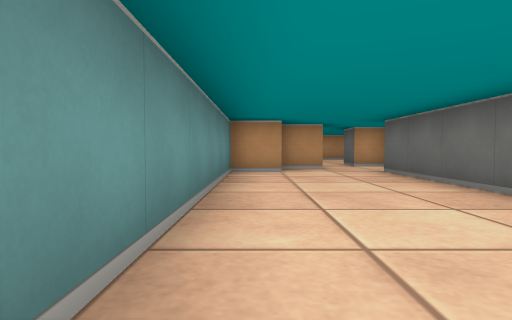
View 1 (above)

24 first-person views from a walk through a cub3D maze. The camera is about half as high as the walls, tilts 2° down and sees 75° across. The floor is counted in squares. Each view is taken from the middle of a square. On the plan, view 1 faces up. The plan holds only what a view shows up to about 9 squares ahead; the rest is blank.

View 2
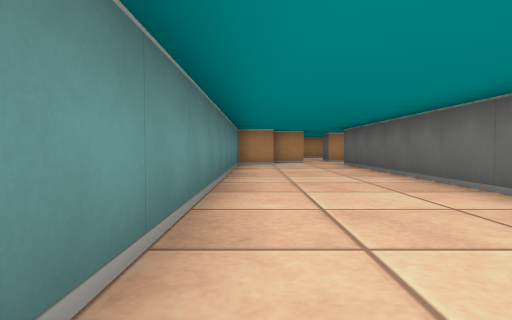

View 3
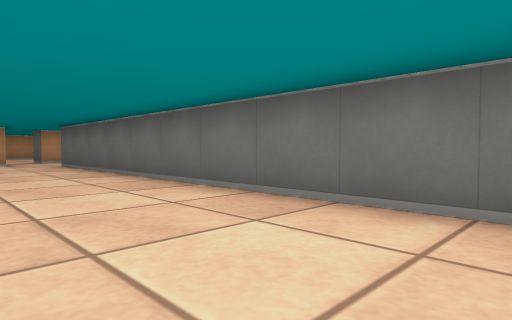

View 4
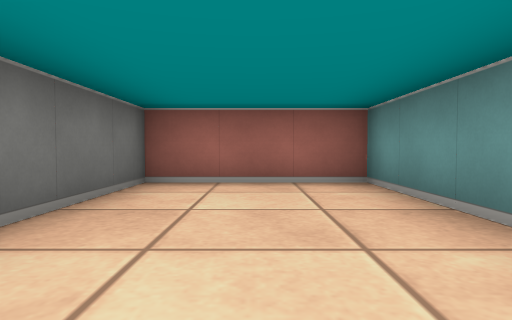

View 5
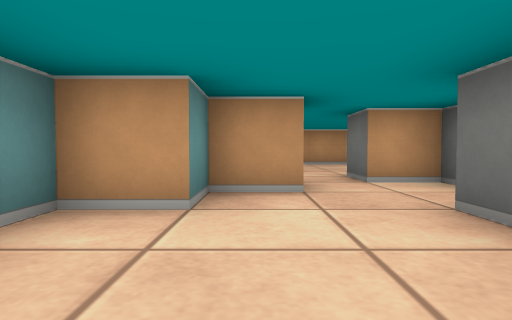

View 6
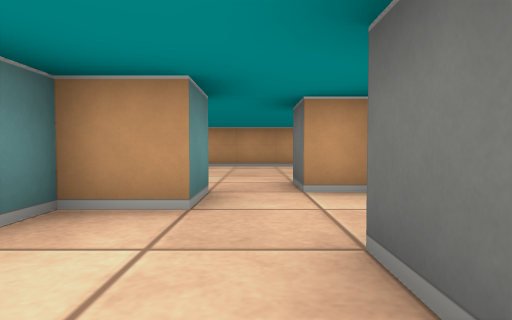

View 7
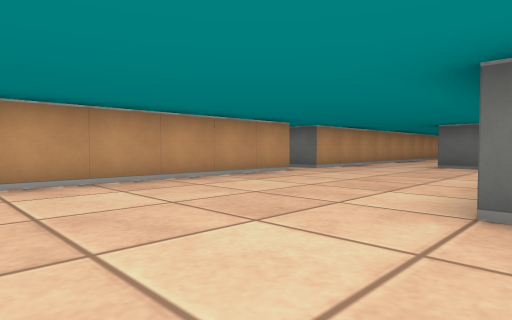

View 8
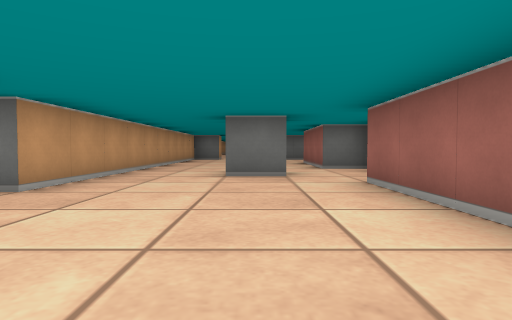

View 9
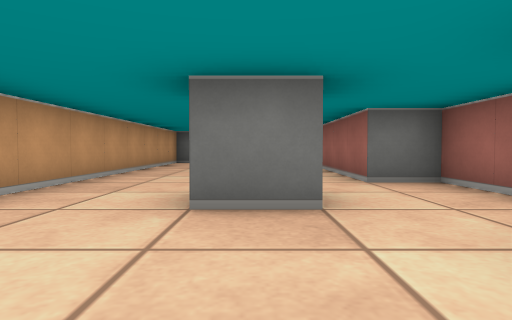

View 10
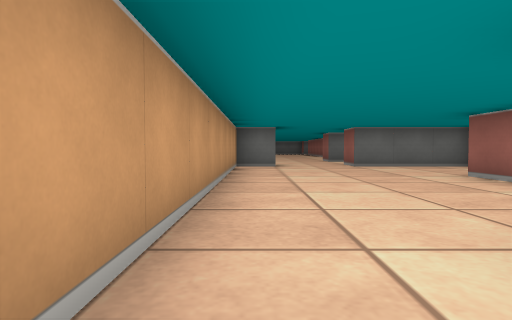

View 11
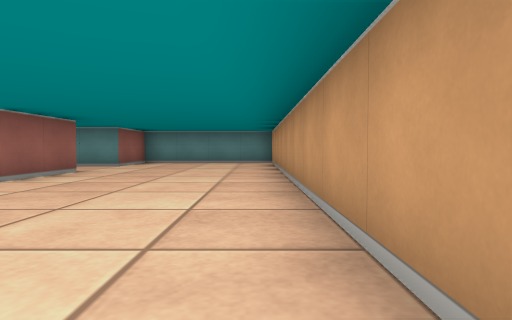

View 12
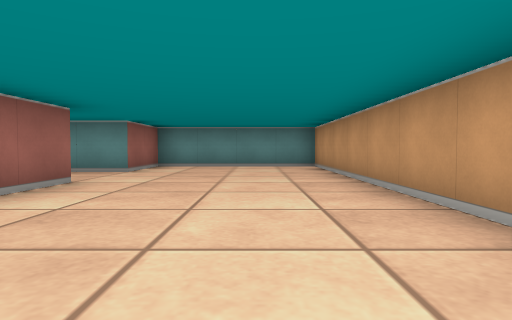

View 13
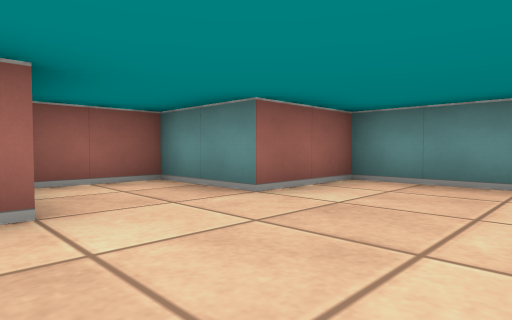

View 14
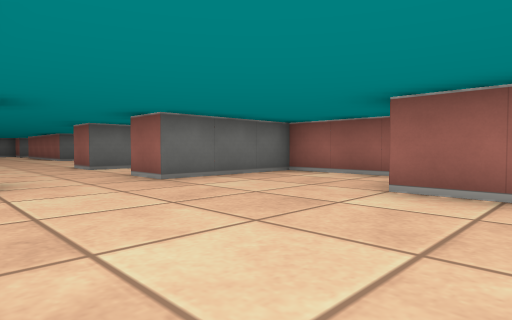

View 15
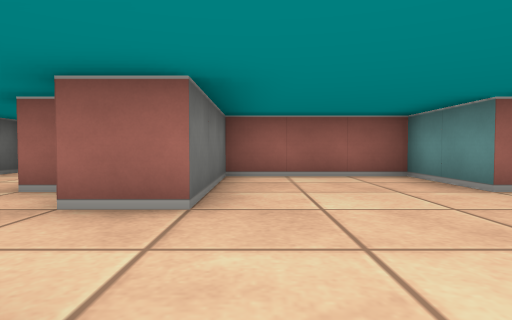

View 16
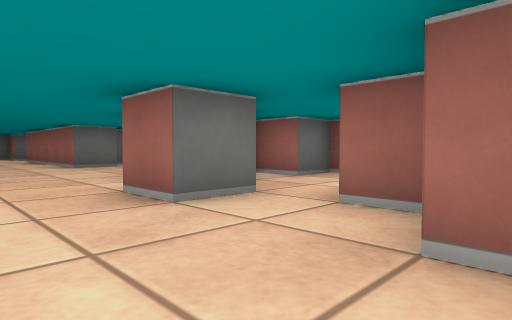

View 17
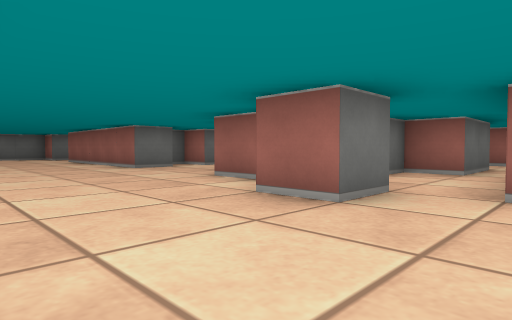

View 18
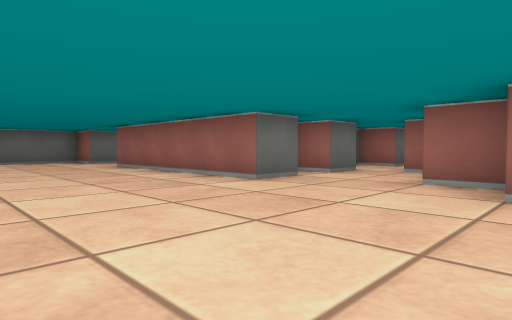

View 19
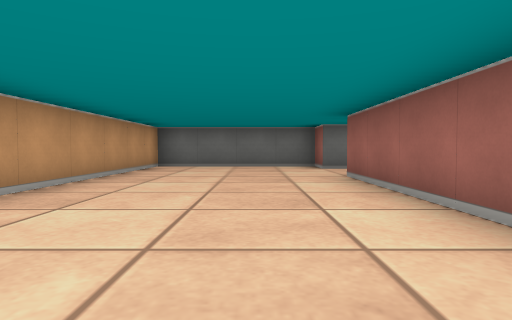

View 20
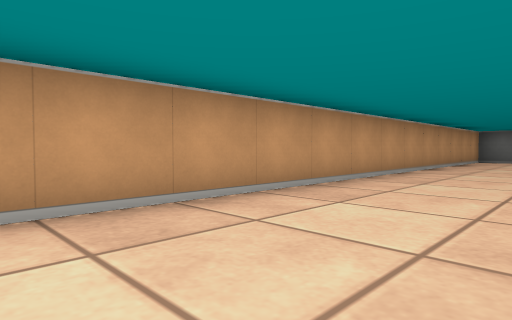

View 21
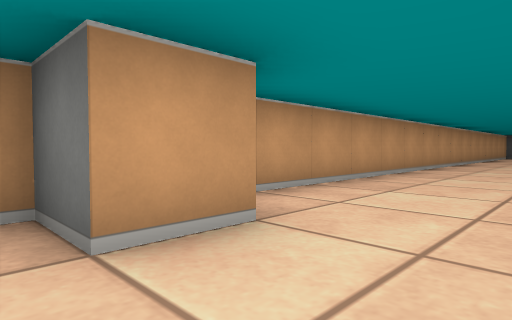

View 22
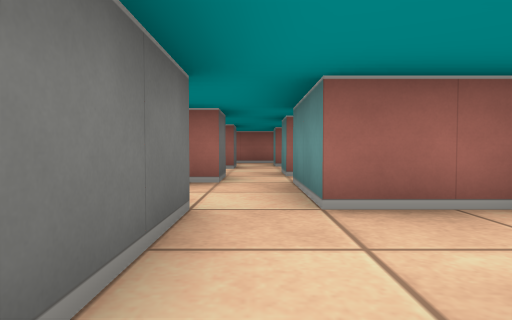

View 23
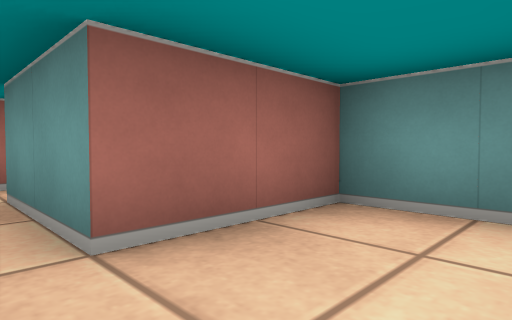

View 24
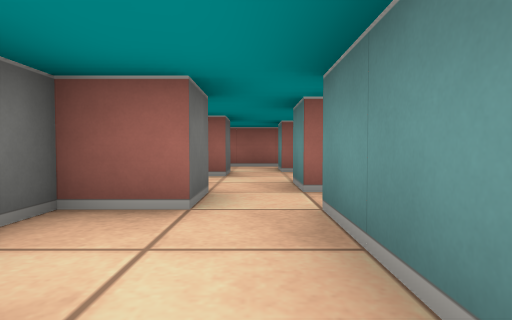

### Floor plan
Points are (right, up) in squares from view 1. A wall is a line through its corners. A room is listed if a view was taken in it or the views show most of it. See-through windows are left out.
Room 1 (views 1, 2, 3, 4, 5, 6)
walls: (1.5, 7.5) (0.5, 7.5) (0.5, 6.5) (-0.5, 6.5) (-0.5, -3.5) (2.5, -3.5) (2.5, 6.5); (3.6, 8.5) (2.5, 8.5)
ways out: opening at (2, 8) to room 2
Room 2 (views 7, 8, 9, 10, 11, 12, 13, 14, 15, 16, 21)
walls: (4.9, 9.5) (7.5, 9.5); (5.5, 13.5) (-6.5, 13.5) (-6.5, 9.5) (-4.5, 9.5) (-4.5, 7.5) (-2.9, 7.5); (2.5, 8.5) (2.5, 9.5); (8.5, 10.4) (8.5, 11.5); (1.5, 8.5) (1.5, 7.5); (9.2, 8.5) (10.5, 8.5) (10.5, 9.5) (13.5, 9.5) (13.5, 7.5) (16.5, 7.5) (16.5, 10.5) (17.5, 10.5); (-2.6, 9.5) (-0.5, 9.5); (17.5, 12.5) (16.5, 12.5) (16.5, 13.5) (6.5, 13.5)
ways out: opening at (2, 8) to room 1; opening at (17, 11.5) to room 3; opening at (6, 14)
Room 3 (views 17, 18, 19, 20)
walls: (25.5, 8.5) (25.5, 9.5) (30.5, 9.5); (22.6, 8.5) (23.5, 8.5); (25.5, 6.4) (25.5, 7.5) (26.4, 7.5); (21.5, 9.5) (22.5, 9.5); (19.5, 9.4) (19.5, 10.5) (20.5, 10.5); (32.5, 8.9) (32.5, 9.5) (33.5, 9.5) (33.5, 13.5) (18.5, 13.5); (17.8, 9.5) (18.5, 9.5)
ways out: opening at (17, 11.5) to room 2; opening at (19, 9) to room 4; opening at (25, 6)
Room 4 (view 22)
walls: (19.5, 6.5) (20.5, 6.5) (20.5, 7.5) (21.5, 7.5)
ways out: opening at (19, 9) to room 3; opening at (19, 7) to room 5
Room 5 (views 23, 24)
walls: (19.5, 4.5) (19.5, 6.5); (19.5, 2.5) (20.5, 2.5) (20.5, 3.1); (16.5, 5.8) (16.5, 4.5) (18.5, 4.5) (18.5, 2.5)
ways out: opening at (19, 7) to room 4; opening at (19, 3)

Where each view was taken, in squares from view 1:
view 1: 0 up, 0 right, facing up
view 2: 3 down, 0 right, facing up
view 3: 3 down, 0 right, facing up-right
view 4: 1 up, 1 right, facing down
view 5: 4 up, 1 right, facing up
view 6: 5 up, 2 right, facing up
view 7: 9 up, 0 right, facing up-right
view 8: 11 up, 3 right, facing right
view 9: 11 up, 6 right, facing right
view 10: 13 up, 8 right, facing right
view 11: 13 up, 4 right, facing left
view 12: 12 up, 2 right, facing left
view 13: 12 up, 2 left, facing down-left
view 14: 13 up, 12 right, facing down-right
view 15: 13 up, 16 right, facing down
view 16: 12 up, 17 right, facing down-right
view 17: 13 up, 18 right, facing down-right
view 18: 13 up, 22 right, facing down-right
view 19: 11 up, 25 right, facing right
view 20: 11 up, 21 right, facing up-right
view 21: 11 up, 16 right, facing up-right
view 22: 7 up, 19 right, facing down
view 23: 6 up, 19 right, facing down-left
view 24: 5 up, 19 right, facing down
